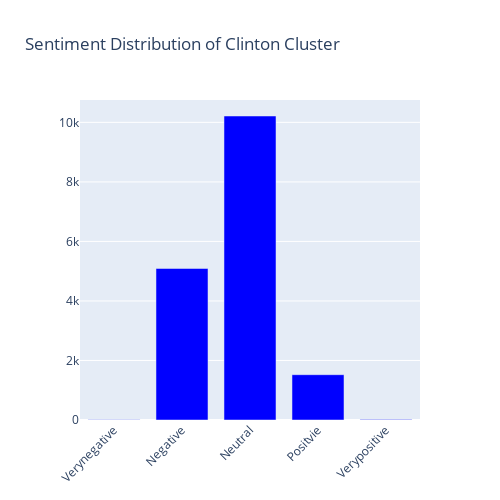

Source (notebook cell):
### Code cell
import plotly.graph_objects as go

sentiment = ['Verynegative', 'Negative', 'Neutral', 'Positvie', 'Verypositive']

fig2 = go.Figure()

fig2.add_trace(go.Bar(
    x=sentiment,
    y=[10, 5091, 10214, 1522, 14],
    
    #name='Primary Product',
    marker_color='blue'
))

# Here we modify the tickangle of the xaxis, resulting in rotated labels.
fig2.update_layout(title='Sentiment Distribution of Clinton Cluster', barmode='group', xaxis_tickangle=-45, bargap=0.15, bargroupgap=0.1, height=500, width=500)
fig2.show()

### Figure 1 — Plotly figure (JSON) as saved in the notebook; plotly's stock layout.template omitted (floating-point values rounded to 4 significant figures)
{"data": [{"marker": {"color": "blue"}, "type": "bar", "x": ["Verynegative", "Negative", "Neutral", "Positvie", "Verypositive"], "y": [10, 5091, 10214, 1522, 14]}], "layout": {"bargap": 0.15, "bargroupgap": 0.1, "barmode": "group", "height": 500, "title": {"text": "Sentiment Distribution of Clinton Cluster"}, "width": 500, "xaxis": {"tickangle": -45}}}
